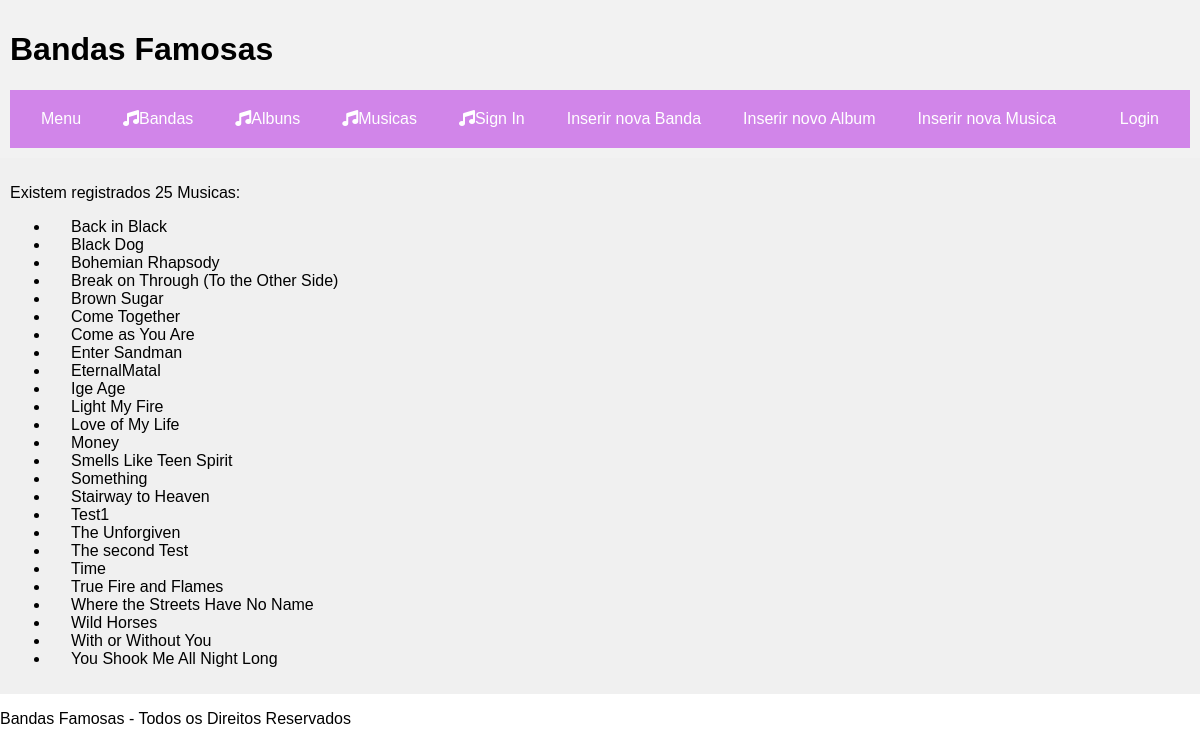
The page /bandas/musicas/ on the database its author committed.
### bandas/models.py (models this page shows, shortened)
class Musica(models.Model):
    album = models.ForeignKey(Album, on_delete=models.CASCADE)
    nome = models.CharField(max_length=100)
    ano = models.IntegerField(default=1)
    duracao = models.IntegerField(default=1)
    spotify_link = models.URLField(max_length=200, null=True, blank=True)
    letra = models.TextField(default='', null=True, blank=True)
    biografia = models.TextField(default='', null=True, blank=True)

### bandas/views.py (the view)
# urls.py: path('musicas/', views.listaMusicas_view, name="listaMusicas"),
def listaMusicas_view(request):
    context = {
      'musicas': Musica.objects.all().order_by('nome'),
    }
    return render(request, "bandas/listaMusicas.html", context)

### bandas/templates/bandas/listaMusicas.html
{% extends 'bandas/layout.html' %}
{% block content %}
    <p>Existem registrados {{ musicas|length }} Musicas:</p>
    <ul>
    {% for musica in musicas %}
        <li class="container">
            <a href="{% url 'bandas:musica' musica.id %}" class="banda-link">{{ musica.nome }}</a>
        </li>
    {% endfor %}
    </ul>
{% endblock %}

### bandas/static/bandas/bandas.css (style rules this page uses)
body { margin: 0; padding: 0; font-family: Arial, sans-serif; }
.container a { color: black; text-decoration: none; padding: 10px 20px; border: 1px solid transparent; border-radius: 5px; transition: all 0.3s ease; }

### rows shown on the page
Musica: nome "Back in Black"
Musica: nome "Black Dog"
Musica: nome "Bohemian Rhapsody"
Musica: nome "Break on Through (To the Other Side)"
Musica: nome "Brown Sugar"
Musica: nome "Come Together"
Musica: nome "Come as You Are"
Musica: nome "Enter Sandman"
Musica: nome "EternalMatal"
Musica: nome "Ige Age"
Musica: nome "Light My Fire"
Musica: nome "Love of My Life"
Musica: nome "Money"
Musica: nome "Smells Like Teen Spirit"
Musica: nome "Something"
Musica: nome "Stairway to Heaven"
Musica: nome "Test1"
Musica: nome "The Unforgiven"
Musica: nome "The second Test"
Musica: nome "Time"
Musica: nome "True Fire and Flames"
Musica: nome "Where the Streets Have No Name"
Musica: nome "Wild Horses"
Musica: nome "With or Without You"
Musica: nome "You Shook Me All Night Long"

### other values the page prints
{{ musicas|length }} "25"
